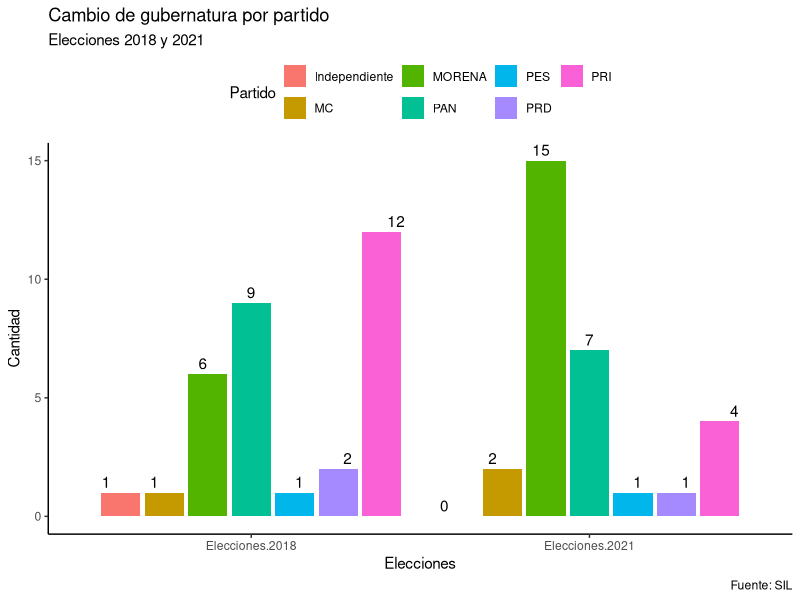

Recreate this plot in R.
library(ggplot2)
library(dplyr)
library(tidyr)

df <- read.csv("datos/gubernaturas.csv", na.strings = "")
df1 <- df %>%
  gather("Elecciones", "Cantidad", 2:3)

viz5 <- ggplot(df1, aes(Elecciones, Cantidad, fill = Partido)) + 
  geom_col(position = "dodge2")
viz5+ theme_classic() + labs(title ="Cambio de gubernatura por partido", subtitle="Elecciones 2018 y 2021", caption = "Fuente: SIL")+
  theme(legend.position = "top")+ geom_text(aes(label = Cantidad),  position = position_dodge(width = 1), vjust = -.4)


